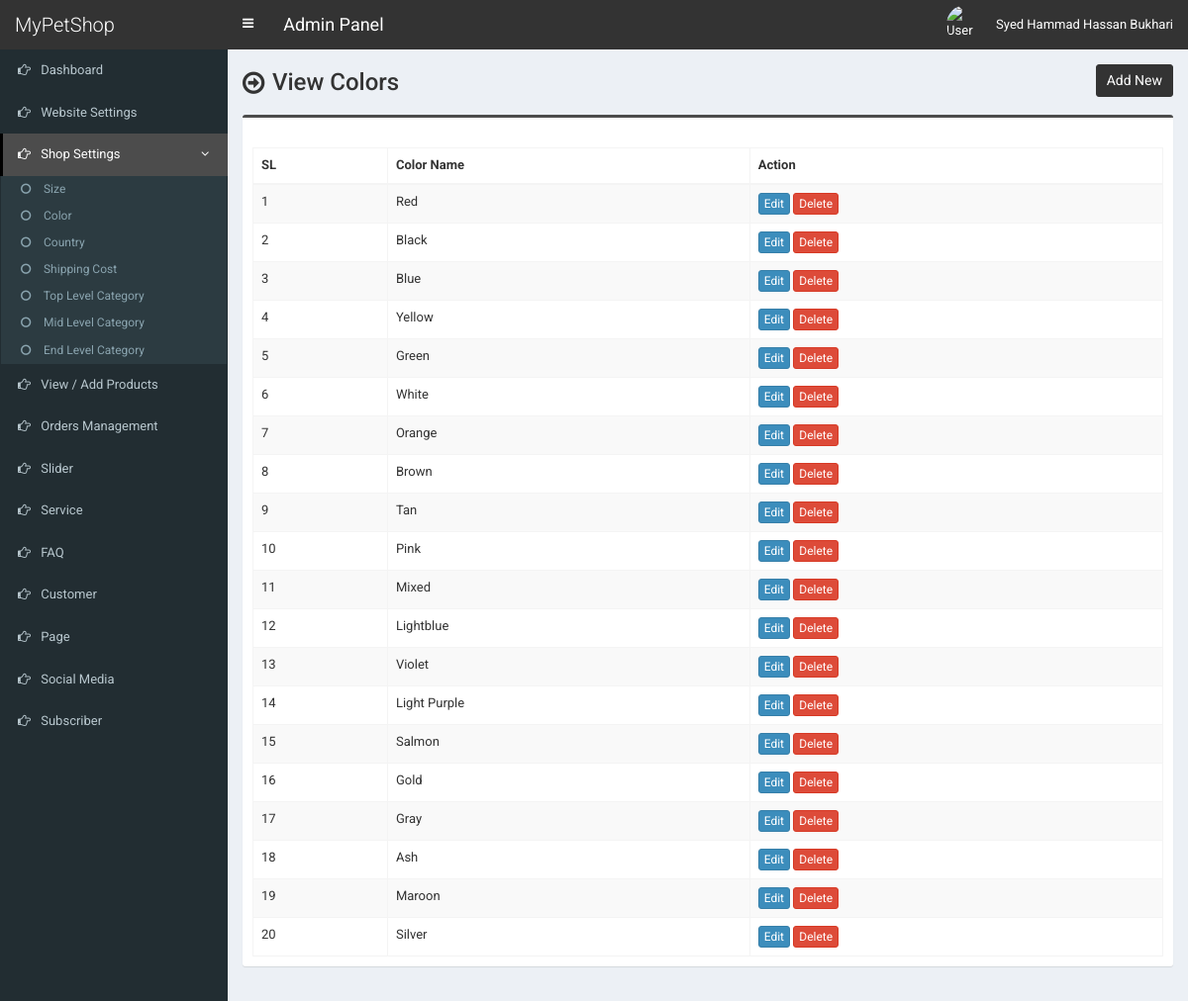
/admin/color.php (signed in), run on an earlier commit of the app's database.
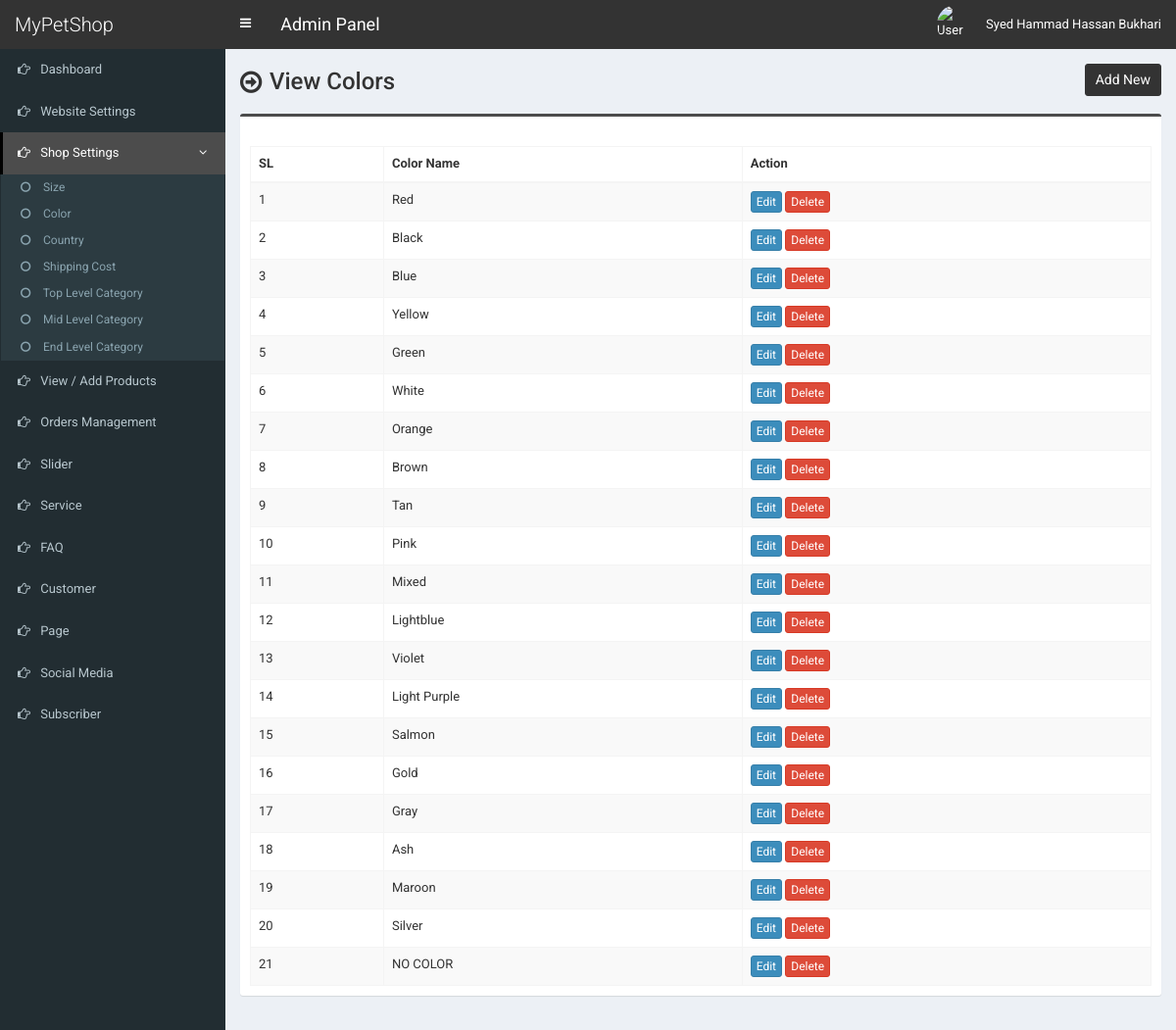
And on a later commit of the database.
### tables this page shows
CREATE TABLE `tbl_color` (
  `color_id` int(11) NOT NULL,
  `color_name` varchar(255) NOT NULL
);

### admin/color.php (the view, shortened to what this page needs)
<?php require_once('header.php'); ?>
<section class="content-header">
	<div class="content-header-left">
		<h1>View Colors</h1>
	</div>
	<div class="content-header-right">
		<a href="color-add.php" class="btn btn-primary btn-sm">Add New</a>
	</div>
</section>
<section class="content">
  <div class="row">
    <div class="col-md-12">
      <div class="box box-info">
        <div class="box-body table-responsive">
          <table id="example1" class="table table-bordered table-striped">
			<thead>
			    <tr>
			        <th>SL</th>
			        <th>Color Name</th>
			        <th>Action</th>
			    </tr>
			</thead>
            <tbody>
            	<?php
            	$i=0;
            	$statement = $pdo->prepare("SELECT * FROM tbl_color ORDER BY color_id ASC");
            	$statement->execute();
            	$result = $statement->fetchAll(PDO::FETCH_ASSOC);
            	foreach ($result as $row) {
            		$i++;
            		?>
					<tr>
	                    <td><?php echo $i; ?></td>
	                    <td><?php echo $row['color_name']; ?></td>
	                    <td>
	                        <a href="color-edit.php?id=<?php echo $row['color_id']; ?>" class="btn btn-primary btn-xs">Edit</a>
	                        <a href="#" class="btn btn-danger btn-xs" data-href="color-delete.php?id=<?php echo $row['color_id']; ?>" data-toggle="modal" data-target="#confirm-delete">Delete</a>
	                    </td>
	                </tr>
            		<?php
            	}
            	?>
            </tbody>
          </table>
        </div>
      </div>
</section>
<?php require_once('footer.php'); ?>

What changed in the data, as far as the page shows it:
added tbl_color: color_name "NO COLOR"
